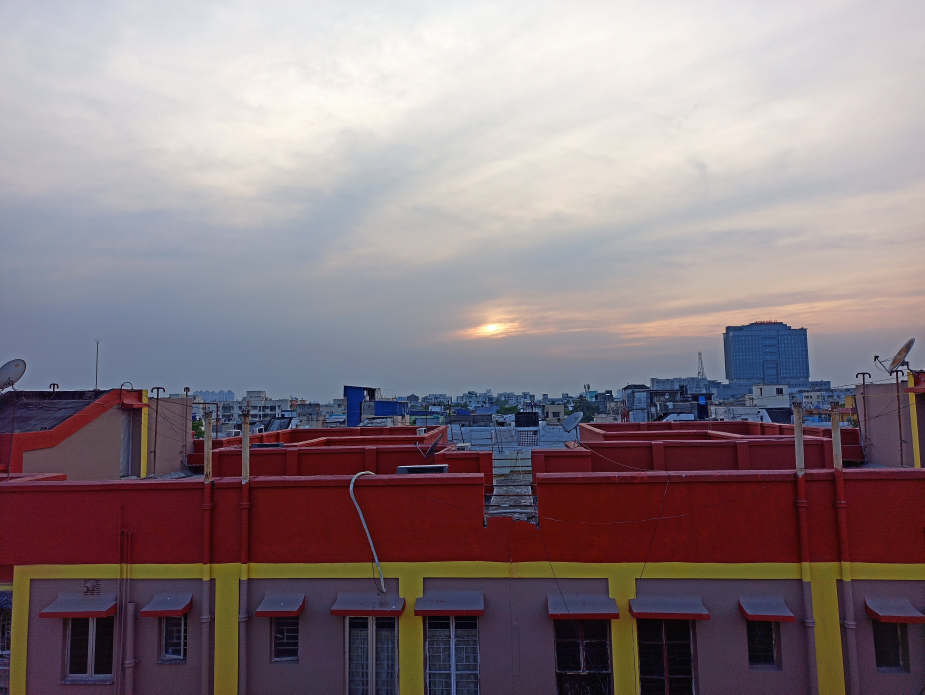
#> input picture 1.jpg, 4624 x 3472 px, found by its file name (shown at 1/5 size)
$ jupyter execute Image_Colour_Recognition_OPENCV.ipynb
#> lines starting #> are read from the running program, lines starting #| are printed output that depends on the picture
### IMAGE COLOUR RECOGNITION MINI PROJECT USING OPENCV

[cell 1]
#importing necessary libraries

import cv2
import matplotlib.pyplot as plt

from sklearn.cluster import KMeans
from collections import Counter

[cell 2]
#Utility function

def rgb2hex(rgb):
    hex = '#{:02x}{:02x}{:02x}'.format(int(rgb[0]), int(rgb[1]), int(rgb[2]))
    return hex
print(rgb2hex([127,127,127]))

[cell 3]
def image_colors(path, k = 8):
#> called with path = '../pics/1.jpg', k = 8
    img = cv2.imread(path)
#> img is the input picture: shape (3472, 4624, 3); mean B, G, R 129.6, 124.5, 138.4
    img_rgb = cv2.cvtColor(img, cv2.COLOR_BGR2RGB)

    #resizing image
    resized_img_rgb = cv2.resize(img_rgb, (64,64))
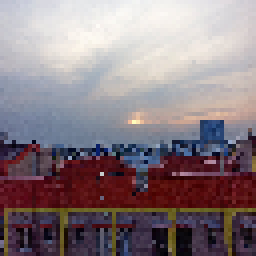
#> resized_img_rgb: shape (64, 64, 3) (shown 4 times larger); mean R, G, B 137.7, 123.6, 129.3

    #reshaping the image
    img_list = resized_img_rgb.reshape((resized_img_rgb.shape[0] * resized_img_rgb.shape[1],3))

    clust = KMeans(n_clusters=k)
    labels = clust.fit_predict(img_list)
#> labels = 4096 values, max 7 at index 2110, min 0 at index 1408, mean 3.06

    #count labels to find popular colors
    label_counts = Counter(labels)
#> label_counts = {6: 618, 2: 805, 3: 466, 0: 456, 4: 594, 7: 150, 5: 348, 1: 659}
    total_count = sum(label_counts.values())
#> total_count = 4096

    centers = list(clust.cluster_centers_)
    ordered_colors = [centers[i]/255 for i in label_counts.keys()]
#> ordered_colors = [[0.789, 0.767, 0.765], [0.917, 0.904, 0.891], [0.655, 0.64, 0.664], [0.467, 0.5, 0.585], [0.262, 0.231, 0.321], [0.42, 0.362, 0.149], [0.114, 0.0813, 0.136], [0.318, 0.0582, 0.0781]]
    color_labels = [rgb2hex(ordered_colors[i]*255) for i in label_counts.keys()]
#> color_labels = ['#1d1422', '#a7a3a9', '#777f95', '#c9c3c3', '#423a51', '#510e13', '#6a5c26', '#e9e6e3']

    #plotting
    plt.figure(figsize=(14, 8))
    plt.subplot(221)
    plt.imshow(img_rgb)
    #plt.axis('off')

    plt.subplot(222)
    plt.pie(label_counts.values(), labels=color_labels, colors=ordered_colors)
    plt.axis('equal')
    plt.show()
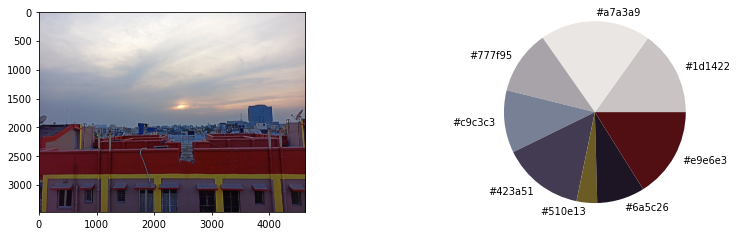
#> figure drawn by matplotlib, 2 panels

[cell 4]
image_colors("../pics/1.jpg")

[cell 5]
image_colors("../pics/4.jpg")
#> call 2 of image_colors, with path = '../pics/4.jpg', k = 8
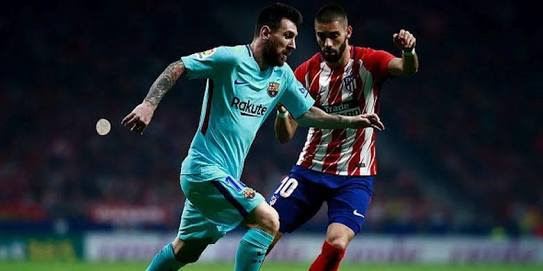
#> input picture 4.jpg, 543 x 271 px, found by its file name
#> in image_colors, img is the input picture: shape (271, 543, 3); mean B, G, R 54.9, 48.1, 38.1
#> in image_colors (call 2), `resized_img_rgb = cv2.resize(img_rgb, (64,64))`:
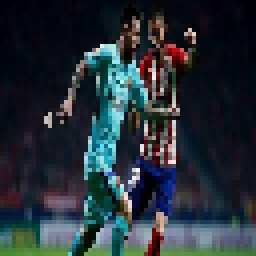
#> resized_img_rgb: shape (64, 64, 3) (shown 4 times larger); mean R, G, B 38.5, 48.7, 55.5
#> in image_colors (call 2), `labels = clust.fit_predict(img_list)`: labels = 4096 values, max 7 at index 227, min 0 at index 919, mean 3.59
#> in image_colors (call 2), `label_counts = Counter(labels)`: label_counts = {2: 1768, 7: 949, 3: 355, 4: 263, 6: 256, 5: 150, 1: 113, 0: 242}
#> in image_colors (call 2), `ordered_colors = [centers[i]/255 for i in label_counts.keys()]`: ordered_colors = [[0.0307, 0.0396, 0.0703], [0.0829, 0.12, 0.165], [0.354, 0.434, 0.359], [0.283, 0.162, 0.168], [0.528, 0.541, 0.578], [0.659, 0.813, 0.83], [0.251, 0.628, 0.678], [0.0965, 0.29, 0.369]]
#> in image_colors (call 2), `color_labels = [rgb2hex(ordered_colors[i]*255) for i in label_counts.k..`: color_labels = ['#5a6e5b', '#18495e', '#48292a', '#868993', '#3fa0ac', '#a8cfd3', '#151e2a', '#070a11']
#> in image_colors (call 2), `plt.show()`:
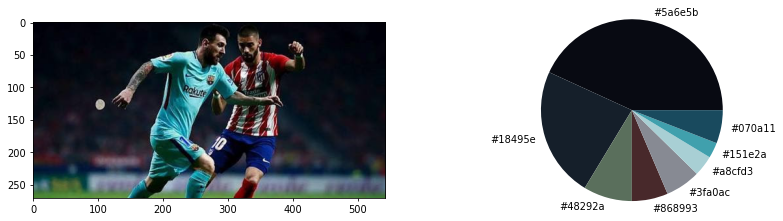
#> figure drawn by matplotlib, 2 panels

[cell 6]
image_colors("../pics/5.jpg")
#> call 3 of image_colors, with path = '../pics/5.jpg', k = 8
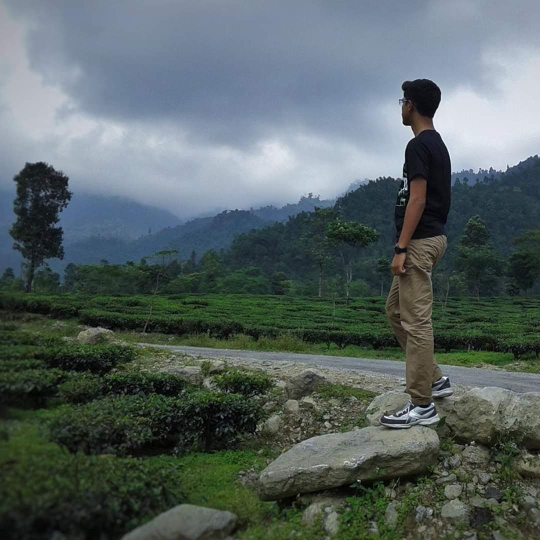
#> input picture 5.jpg, 1080 x 1080 px, found by its file name (shown at 1/2 size)
#> in image_colors, img is the input picture: shape (1080, 1080, 3); mean B, G, R 99, 99.1, 87.1
#> in image_colors (call 3), `resized_img_rgb = cv2.resize(img_rgb, (64,64))`:
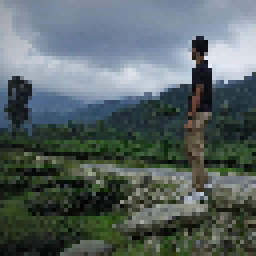
#> resized_img_rgb: shape (64, 64, 3) (shown 4 times larger); mean R, G, B 87.3, 99.3, 99.1
#> in image_colors (call 3), `labels = clust.fit_predict(img_list)`: labels = 4096 values, max 7 at index 625, min 0 at index 816, mean 3.37
#> in image_colors (call 3), `label_counts = Counter(labels)`: label_counts = {1: 802, 5: 416, 2: 259, 4: 279, 7: 794, 3: 526, 0: 663, 6: 357}
#> in image_colors (call 3), `ordered_colors = [centers[i]/255 for i in label_counts.keys()]`: ordered_colors = [[0.497, 0.554, 0.627], [0.643, 0.69, 0.748], [0.79, 0.823, 0.867], [0.413, 0.462, 0.489], [0.148, 0.199, 0.155], [0.0704, 0.093, 0.0723], [0.227, 0.284, 0.202], [0.312, 0.351, 0.338]]
#> in image_colors (call 3), `color_labels = [rgb2hex(ordered_colors[i]*255) for i in label_counts.k..`: color_labels = ['#a3b0be', '#111712', '#c9d1dd', '#253227', '#4f5956', '#69757c', '#7e8d9f', '#394833']
#> in image_colors (call 3), `plt.show()`:
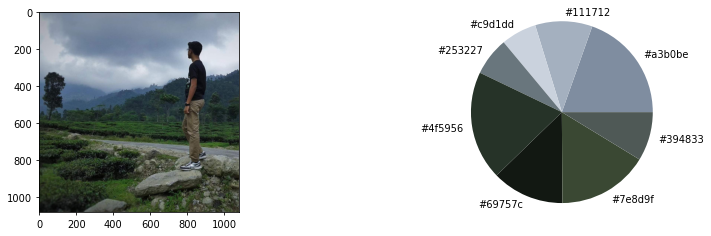
#> figure drawn by matplotlib, 2 panels
